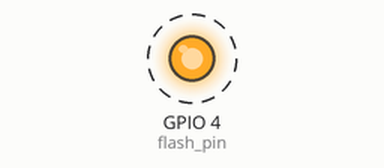
Simulated run of this program. Board: ESP32. On the bench: output pins drawn as LEDs (lit = HIGH). Dashed ring = blinking. WiFi joins after 1.5 s; servers stay silent unless stated; uploads are accepted with an empty reply; the camera gives no picture; what the program prints to the serial monitor is not drawn.

Above: at 1.86 s.
Timing chart, 0 to 4.8 s (numbered marks = the images above):
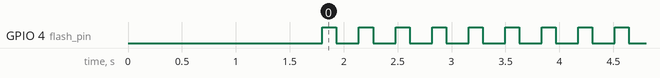

The program:

main.cpp
```cpp
#include "esp_camera.h"
#include "Arduino.h"
#include "soc/soc.h"          // Disable brownour problems
#include "soc/rtc_cntl_reg.h" // Disable brownour problems
#include "driver/rtc_io.h"
#include <HTTPClient.h>
#include <WiFi.h>

#define flash_pin 4
#define SEND_FB_AFTER_CLEARING_BUFFER

// Pin definition for CAMERA_MODEL_AI_THINKER
#define PWDN_GPIO_NUM 32
#define RESET_GPIO_NUM -1
#define XCLK_GPIO_NUM 0
#define SIOD_GPIO_NUM 26
#define SIOC_GPIO_NUM 27

#define Y9_GPIO_NUM 35
#define Y8_GPIO_NUM 34
#define Y7_GPIO_NUM 39
#define Y6_GPIO_NUM 36
#define Y5_GPIO_NUM 21
#define Y4_GPIO_NUM 19
#define Y3_GPIO_NUM 18
#define Y2_GPIO_NUM 5
#define VSYNC_GPIO_NUM 25
#define HREF_GPIO_NUM 23
#define PCLK_GPIO_NUM 22

int pictureNumber = 0;

const char *ssid = "Embinary";
const char *password = "Embinary@0108";
const char *post_url = "http://192.168.1.12:5000/upload"; // Location where images are POSTED
bool internet_connected = false;

bool init_wifi(void);
void click_and_send_image_to_http(void);

void print_elapsed_time(void)
{
  unsigned long current_time = micros();
  Serial.print("Elapsed Time: ");
  Serial.print(current_time/1000);
  Serial.println(" mili sec");
}

void setup()
{
  Serial.begin(115200);
  Serial.println("");
  Serial.println("Initilising Program");
  WRITE_PERI_REG(RTC_CNTL_BROWN_OUT_REG, 0); // disable brownout detector
  pinMode(flash_pin, OUTPUT);

  if (init_wifi())
  {
    internet_connected = true;
    Serial.println("Wifi connected");
  }

  camera_config_t config;
  config.ledc_channel = LEDC_CHANNEL_0;
  config.ledc_timer = LEDC_TIMER_0;
  config.pin_d0 = Y2_GPIO_NUM;
  config.pin_d1 = Y3_GPIO_NUM;
  config.pin_d2 = Y4_GPIO_NUM;
  config.pin_d3 = Y5_GPIO_NUM;
  config.pin_d4 = Y6_GPIO_NUM;
  config.pin_d5 = Y7_GPIO_NUM;
  config.pin_d6 = Y8_GPIO_NUM;
  config.pin_d7 = Y9_GPIO_NUM;
  config.pin_xclk = XCLK_GPIO_NUM;
  config.pin_pclk = PCLK_GPIO_NUM;
  config.pin_vsync = VSYNC_GPIO_NUM;
  config.pin_href = HREF_GPIO_NUM;
  config.pin_sscb_sda = SIOD_GPIO_NUM;
  config.pin_sscb_scl = SIOC_GPIO_NUM;
  config.pin_pwdn = PWDN_GPIO_NUM;
  config.pin_reset = RESET_GPIO_NUM;
  config.xclk_freq_hz = 20000000;
  config.pixel_format = PIXFORMAT_JPEG;

  if (psramFound())
  {
    config.frame_size = FRAMESIZE_UXGA; // FRAMESIZE_ + QVGA|CIF|VGA|SVGA|XGA|SXGA|UXGA
    config.jpeg_quality = 10;
    config.fb_count = 2;
  }
  else
  {
    config.frame_size = FRAMESIZE_SVGA;
    config.jpeg_quality = 12;
    config.fb_count = 1;
  }

  // Init Camera
  esp_err_t err = esp_camera_init(&config);
  if (err != ESP_OK)
  {
    Serial.printf("Camera init failed with error 0x%x", err);
    return;
  }
}

void loop()
{
  Serial.println("Going to sleep now");
  click_and_send_image_to_http();
  // delay(2000);
}

bool init_wifi()
{
  int connAttempts = 0;
  Serial.println("\r\nConnecting to: " + String(ssid));
  WiFi.begin(ssid, password);
  while (WiFi.status() != WL_CONNECTED)
  {
    delay(500);
    Serial.print(".");
    if (connAttempts > 10)
      return false;
    connAttempts++;
  }
  return true;
}

void click_and_send_image_to_http(void)
{
  camera_fb_t *fb = NULL;

  digitalWrite(flash_pin, HIGH);
  delay(10);
#ifdef SEND_FB_AFTER_CLEARING_BUFFER
  fb = esp_camera_fb_get();
  // Uncomment the following lines if you're getting old pictures
  esp_camera_fb_return(fb); // dispose the buffered image
  fb = NULL;                // reset to capture errors
  fb = esp_camera_fb_get();
  if (!fb)
  {
    fb = NULL; // reset to capture errors
    fb = esp_camera_fb_get();
    if (!fb)
    {
      Serial.println("Camera capture failed");
      return;
    }
  }
  else
  {
    // Serial.println("Image sent to FTP");
  }
#else
  fb = esp_camera_fb_get();
  if (!fb)
  {
    fb = NULL; // reset to capture errors
    fb = esp_camera_fb_get();
    if (!fb)
    {
      Serial.println("Camera capture failed");
      return;
    }
  }
#endif
  digitalWrite(4, LOW);

  HTTPClient http;
  Serial.print("[HTTP] begin...\n");
  print_elapsed_time();
  // configure traged server and url
  http.begin(post_url); // HTTP
  Serial.print("[HTTP] Starting Post ...\n");
  print_elapsed_time();
  // start connection and send HTTP header
  int httpCode = http.sendRequest("POST", fb->buf, fb->len); // we simply put the whole image in the post body.
  Serial.print("[HTTP] Post Completed ...\n");
  print_elapsed_time();
  // httpCode will be negative on error
  if (httpCode > 0)
  {
    // HTTP header has been send and Server response header has been handled
    Serial.printf("[HTTP] POST... code: %d\n", httpCode);
    print_elapsed_time();
    // file found at server
    if (httpCode == HTTP_CODE_OK)
    {
      String payload = http.getString();
      Serial.println(payload);
    }
  }
  else
  {
    Serial.printf("[HTTP] POST... failed, error: %s\n", http.errorToString(httpCode).c_str());
    print_elapsed_time();
  }

  http.end();
  esp_camera_fb_return(fb);
}
```

Measured:
- by itself, GPIO 4 (flash_pin): alternates HIGH for 0.13 s and LOW for 0.21 s
